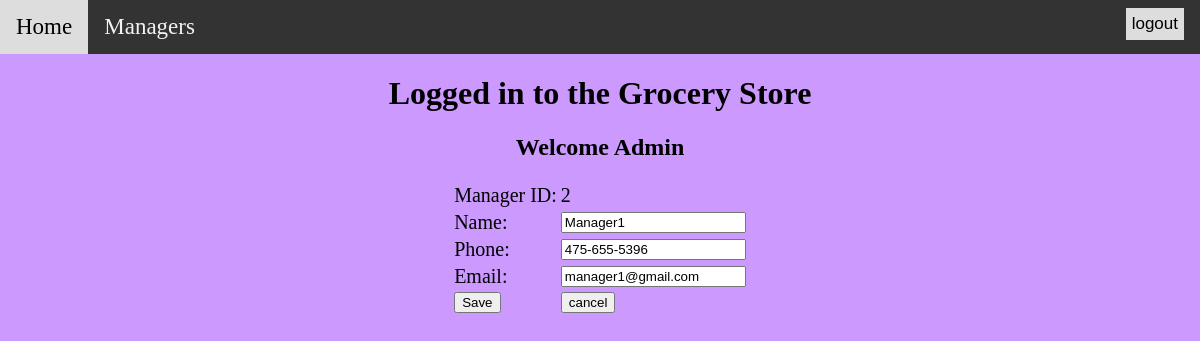
/WebPages/Admin/A_EditManager.php?id=2 (signed in), run on the app's committed database.
### tables this page shows
CREATE TABLE `Users` (
  `ID` int(11) NOT NULL,
  `Name` varchar(255) NOT NULL,
  `Phone` varchar(255) NOT NULL,
  `Email` varchar(255) NOT NULL,
  `Password` varchar(255) NOT NULL,
  `Role` varchar(255) NOT NULL
);

### WebPages/Admin/A_EditManager.php (the view, shortened to what this page needs)
<?php
if (isset($_POST['submit']))
 {
    unset($_POST['submit']);
    $id = $_GET['id'];
    $name = $_POST['name'];
    $email = strtolower($_POST['email']);
    $phone = $_POST['phone'];
    if(empty($name) || empty($email) || empty($phone))
    {
        include('A_EditManager.php');
        echo "<h3 align='center' style='color:red'>Please fill out all the detalis.</h3>";
        exit;
    }
    else
    {
        {
            $servername = "127.0.0.1:3306";
            $username = "root";
            $password = "password";
            $dbname = "thoutas1_Grocery_Strore";
            $conn = new mysqli($servername, $username, $password, $dbname);
            if ($conn->connect_error)
            {
                die("Connection failed: " . $conn->connect_error);
            }
        }
        $sql = "UPDATE Users
                SET
                    name = '$name',
                    email = '$email',
                    phone = '$phone'
                WHERE
                    id = $id";
        $result = $conn->query($sql);
        if($result != null && $result)
        {
            $id_d = $id;
            include('A_AdminManagerPage.php');
            echo "<h3 align='center' style='color:green'>Manager(ID:$id_d) details changed successfully.</h3>";
            exit;
        }
        else
        {
            include('A_AdminManagerPage.php');
            echo "<h3 align='center' style='color:red'>User with that Email already exist. Please, try Again.</h3>";
            exit;
        }
    }
  }
else
{
    $id = $_GET['id'];
        $servername = "127.0.0.1:3306";
        $username = "root";
        $password = "password";
        $dbname = "thoutas1_Grocery_Strore";
        $conn = new mysqli($servername, $username, $password, $dbname);
    $sql = "SELECT Role, ID, Name, Phone, Email FROM Users WHERE id=$id";
    $result = $conn->query($sql);
    if($result != null && $result)
    {
        $row = $result->fetch_assoc();
        if($row['Role'] == 'Manager')
        {
            $id = $row['ID'];
            $name = $row['Name'];
            $email = $row['Email'];
            $phone = $row['Phone'];
        }
        else
        {
            $id_d = $id;
            include('A_AdminManagerPage.php');
            echo "<h3 align='center' style='color:red'>No Manager with id: $id_d exist. Please, try Again.</h3>";
            exit;
        }
    }
    else
    {
        $id_d = $id;
        include('A_AdminManagerPage.php');
        echo "<h3 align='center' style='color:red'>No Manager with id: $id_d exist. Please, try Again.</h3>";
        exit;
    }
}
?>
<html>
	<head>
		<link rel="stylesheet" type="text/css" href="../CSS/stylesheet.css"/>
	</head>
	<body class="adminBody">
    <?php include('AdminNavigationBar.php'); ?>
		<h1 align="center">Logged in to the Grocery Store</h1>
		<h2 align="center">Welcome Admin<br></h2>
		<form method='post' action=''>
		    <table class='table'>
		        <tr>
		            <td>Manager ID: </td> <td><?php echo $id; ?></td>
		        </tr>
		        <tr>
		            <td>Name: </td> <td><input type=text name='name' value=<?php echo $name ?> /></td>
		        </tr>
		        <tr>
		            <td>Phone: </td>
		            <td><input required type='tel' pattern="[0-9]{3}-[0-9]{3}-[0-9]{4}" name='phone' value=<?php echo $phone ?> /></td>
		        </tr>
		        <tr>
		            <td>Email: </td>
		            <td><input type="email" name="email" value=<?php echo $email ?>></td>
		        </tr>
		        <tr>
    			    <td><input type="submit" name="submit" value="Save"></td>
    			    <td><input type="button" value="cancel" onclick="window.location.href = './A_AdminManagerPage.php';"> </td>
			    </tr>
		    </table>
		 </form>
	</body>
</html>

### WebPages/CSS/stylesheet.css (style rules this page uses)
.adminBody { background-color: #cc99ff; margin: 0; }
.table { margin: 0px auto; }
.table tr, td { font-size: 20px; text-align: left; }
.listDispayTable td, th, tr { text-align: center; border: 1px solid #ddd; padding: 8px; }

### data on the page
users: ID "2", name "Manager1", phone "475-655-5396", email "manager1@gmail.com"
